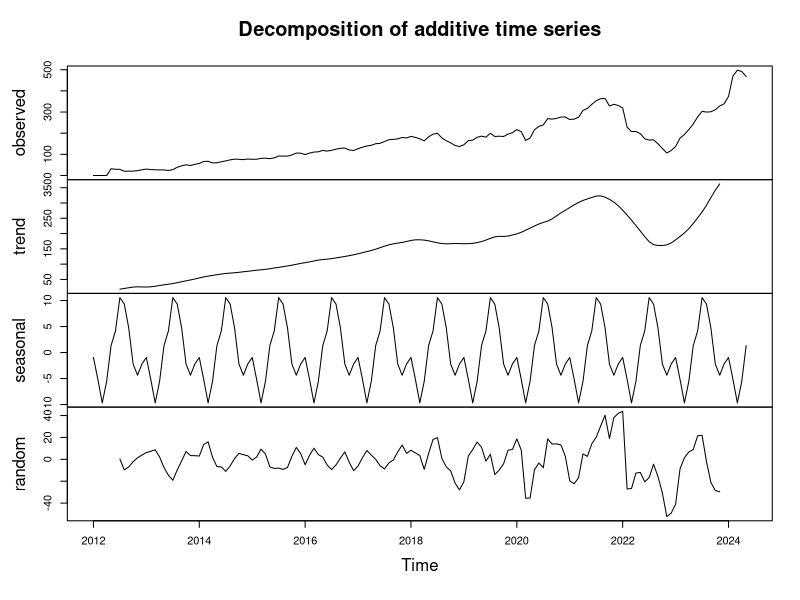
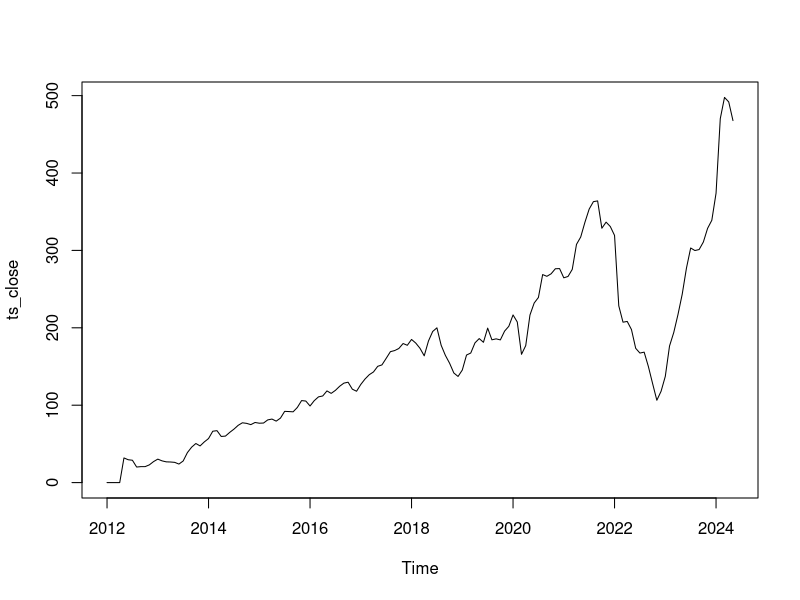
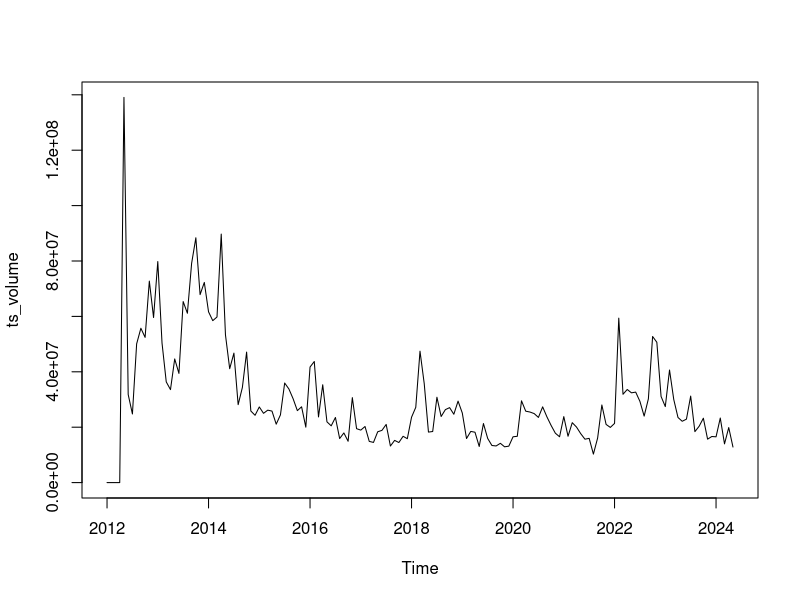
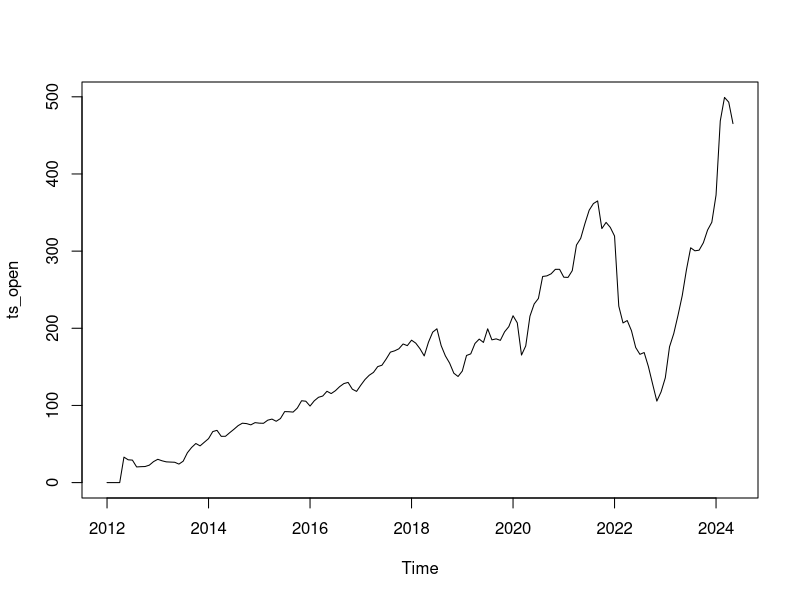
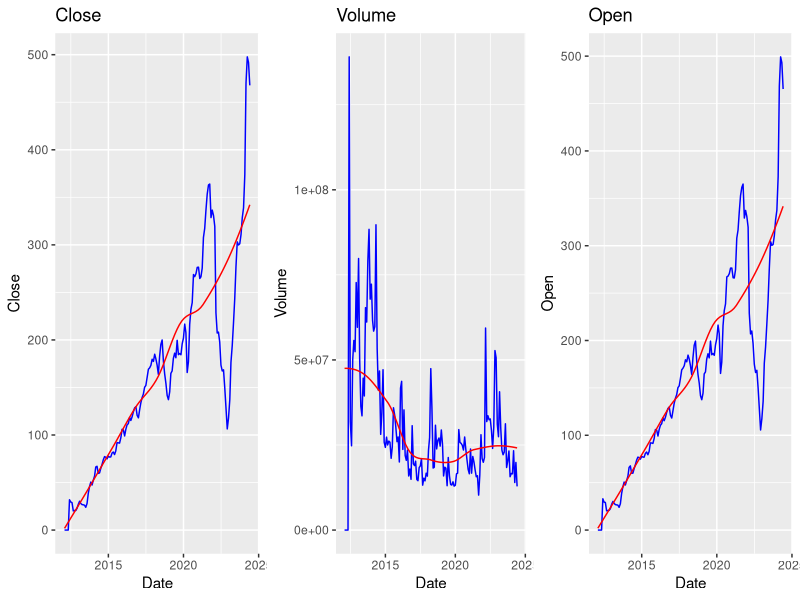
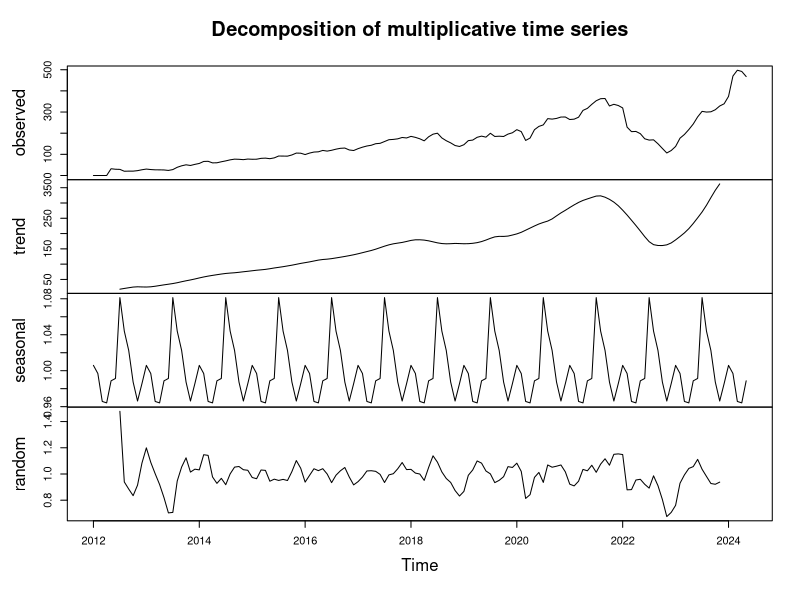
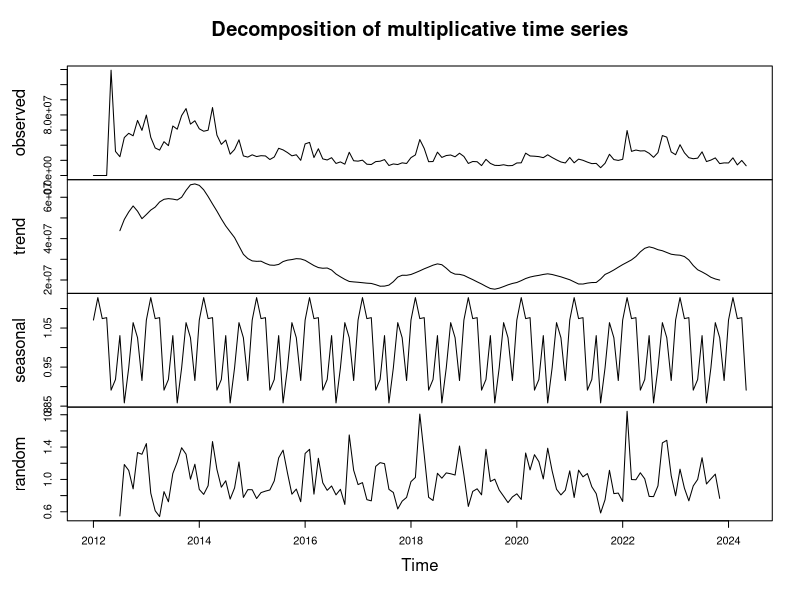
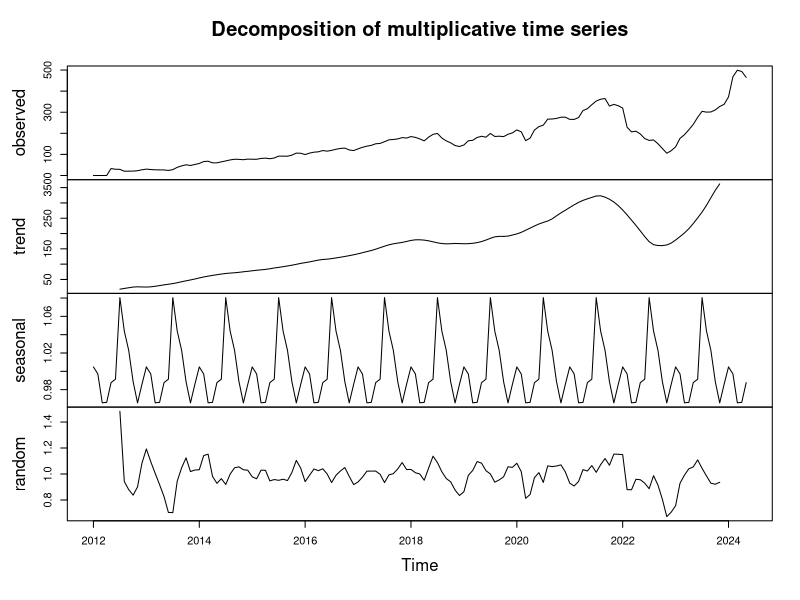

Source code (R) for these figures, in order:
library(tidyverse)
library(lubridate)
library(forecast)
library(gridExtra)
library(ggplot2)

#---------------------------------------------------------------------------
data <- read.csv("./monthly_averages.csv")

# Převod datumu na správný datový typ Date
data <- data %>%
  mutate(Date = as.Date(Date, format="%Y-%m-%d"))
data <- data %>%
  arrange(Date) # seřazení datumu

data

#TO:DO - čištění dat HoltWinters()?

# Date - datum den
# Open - Cena otevření
# High - Nejvyšší cena dne
# Low - Nejnižší cena dne
# Close - Cena, kdy se trh uzavíral
# Adj. Close - Zpřesněná uzavírací cena
# Volume - Suma, za kolik se tradovalo v daný den

# Převedu data do objektu časové řady
ts_data <- ts(data, start = c(2012, 1), frequency = 12)  # roční pro všechny hodnoty Mety
ts_data

ts_data <- ts(data$Close, start = c(year(min(data$Date)), month(min(data$Date))), frequency = 12) # ročí - pro hodnotu Close
ts_data_quarterly <- aggregate(ts_data, nfrequency=4, FUN=mean) # kvartál - mean(ni -> ni+3)

# výstupy
ts_data
ts_data_quarterly

# dekompozice časové řady
decomposed <- decompose(ts_data)

# vizualizace
plot(decomposed)

#---------------------------------------------------------------------------
# Budeme porovnávat - náhled do dat
# 1. vytvoříme Time Series pro dané proměnné
ts_close <- ts(data$Close, start = c(year(min(data$Date)), month(min(data$Date))), frequency = 12) # ročí - pro hodnotu Close
ts_volume <- ts(data$Volume, start = c(year(min(data$Date)), month(min(data$Date))), frequency = 12) # ročí - pro hodnotu Volume
ts_open <- ts(data$Open, start = c(year(min(data$Date)), month(min(data$Date))), frequency = 12) # ročí - pro hodnotu Volume

plot(ts_close)
plot(ts_volume)
plot(ts_open)

# grafy jedotlivých proměnných s vyhlazením
p1 <- ggplot(data, aes(x = Date, y = Close)) +
  geom_line(color = "blue") +
  geom_smooth(method = "loess", color = "red", se = FALSE, size = 0.5) +
  ggtitle("Close")

p2 <- ggplot(data, aes(x = Date, y = Volume)) +
  geom_line(color = "blue") +
  geom_smooth(method = "loess", color = "red", se = FALSE, size = 0.5) +
  ggtitle("Volume")

p3 <- ggplot(data, aes(x = Date, y = Open)) +
  geom_line(color = "blue") +
  geom_smooth(method = "loess", color = "red", se = FALSE, size = 0.5) +
  ggtitle("Open")

# zobrazení
grid.arrange(p1, p2, p3, ncol = 3)

#---------------------------------------------------------------------------
# 2. Dekompozice
decomposed_close <- decompose(ts_close, type = "multiplicative")
decomposed_volume <- decompose(ts_volume, type = "multiplicative")
decomposed_open <- decompose(ts_open, type = "multiplicative")
# plotneme pro vizualizaci trendu, sezony....


# Vizualizace dekompozice
plot(decomposed_close)
plot(decomposed_volume)
plot(decomposed_open)

#---------------------------------------------------------------------------
# 3. Analýza

# Autokorelační funkce
residual_close <- decomposed_close$random
residual_close <- na.omit(residual_close)
acf(residual_close, main="ACF pro close")


residual_open <- decomposed_open$random
residual_open <- na.omit(residual_open)
acf(residual_open, main="ACF pro open")
# Open a close vykazují téměř stejné hodnoty autokorelace, téměř se nedostaneme 
# nad prahovou hodnotu



residual_volume <- decomposed_volume$random
residual_volume <- na.omit(residual_volume)
acf(residual_volume, main="ACF pro volume")
# U složky volume můžeme pozorovat významnou autokorelaci, která vyznačuje
# přítomnost krátkodobých závislostí.
# V dlouhodobém trendu se již nacházíme pod prahovou hodnotou 

#---------------------------------------------------------------------------
# Jednoduché exponenciální vyrovnání
ses_close <- ses(data$Close, h = 12)
ses_open <- ses(data$Open, h = 12)
ses_volume <- ses(data$Volume, h = 12)

# Nahrání výsledků k půlvodnímu datasetu
data <- data %>%
  mutate(SES_Close = fitted(ses_close),
         SES_Open = fitted(ses_open),
         SES_Volume = fitted(ses_volume))

# Vizualizace
p4 <- ggplot(data, aes(x = Date)) +
  geom_line(aes(y = Close), color = "blue") +
  geom_line(aes(y = SES_Close), color = "purple", size = 1) +
  labs(title = "Close s vyhazením Simple Exponential Smoothing", x = "Date", y = "Close Price")

p5 <- ggplot(data, aes(x = Date)) +
  geom_line(aes(y = Volume), color = "blue") +
  geom_line(aes(y = SES_Volume), color = "purple", size = 1) +
  labs(title = "Volume s vyhlazením Simple Exponential Smoothing", x = "Date", y = "Volume")

p6 <- ggplot(data, aes(x = Date)) +
  geom_line(aes(y = Open), color = "blue") +
  geom_line(aes(y = SES_Open), color = "purple", size = 1) +
  labs(title = "Open Price s vyhlazením Simple Exponential Smoothing", x = "Date", y = "Open Price")

# Zobrazení grafů vedle sebe
grid.arrange(p4, p5, p6, ncol = 1)

#---------------------------------------------------------------------------
# Vytvoření modelu sezónnosti pomocí tslm

# Model sezónnosti pro Close
model_close <- tslm(ts_close ~ trend + season)
summary(model_close)

# Model sezónnosti pro Open
model_open <- tslm(ts_open ~ trend + season)
summary(model_open)

# Model sezónnosti pro Volume
model_volume <- tslm(ts_volume ~ trend + season)
summary(model_volume)

#---------------------------------------------------------------------------
# Předpověď pomocí modelu sezónnosti
fc_close <- forecast(model_close, h = 12)
fc_open <- forecast(model_open, h = 12)
fc_volume <- forecast(model_volume, h = 12)

#---------------------------------------------------------------------------
# Vizualizace výsledků modelu a předpovědi
p7 <- autoplot(fc_close) +
  labs(title = "Předpověď pro Close Price", x = "Date", y = "Close Price")

p8 <- autoplot(fc_open) +
  labs(title = "Předpověď pro Open Price", x = "Date", y = "Open Price")

p9 <- autoplot(fc_volume) +
  labs(title = "Předpověď pro Volume", x = "Date", y = "Volume")

# Zobrazení grafů vedle sebe
grid.arrange(p7, p8, p9, ncol = 1)

#---------------------------------------------------------------------------
# SARIMA
arima <- auto.arima(ts_data, seasonal=TRUE)

fitted_values_index <- fitted(arima)

autoplot(ts_data, series="Data") +
  autolayer(fitted_values_index, series="Fitted") +
  labs(title = "Model SARIMA - Index", x = "Čas", y = "Index") +
  theme_minimal() +
  scale_colour_manual(values=c("Data"="blue","Fitted"="red"))

#---------------------------------------------------------------------------
# Optimální modely - podle AIC kritéria

# sarima model
sarima_model <- auto.arima(ts_data, seasonal=TRUE)

# linear model s trendem a sezonosti
linear_model <- tslm(ts_data ~ trend + season)

aic_lm <- AIC(linear_model)
aic_sarima <- AIC(sarima_model)

res <- data.frame(
  Model = c('Linear model','SARIMA'),
  AIC = c(aic_lm,aic_sarima)
)
res

#---------------------------------------------------------------------------
# Kroskorelační funkce

